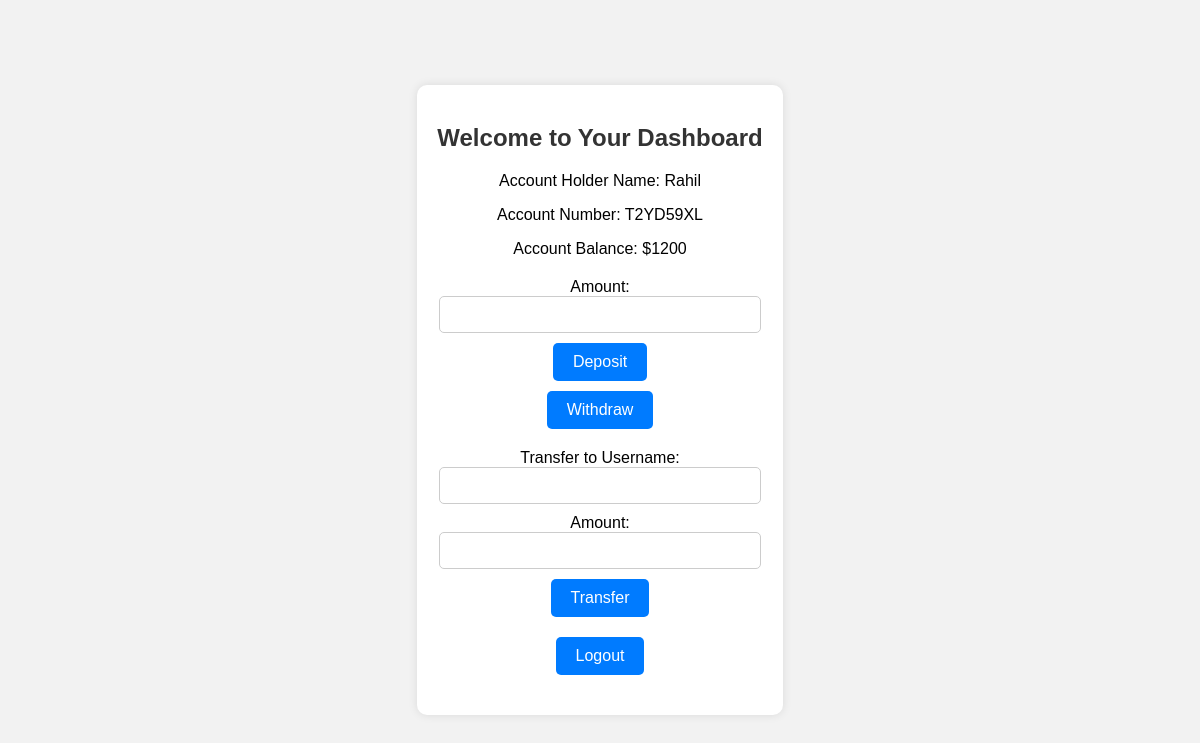
The page /dashboard (signed in) on the database as committed earlier.
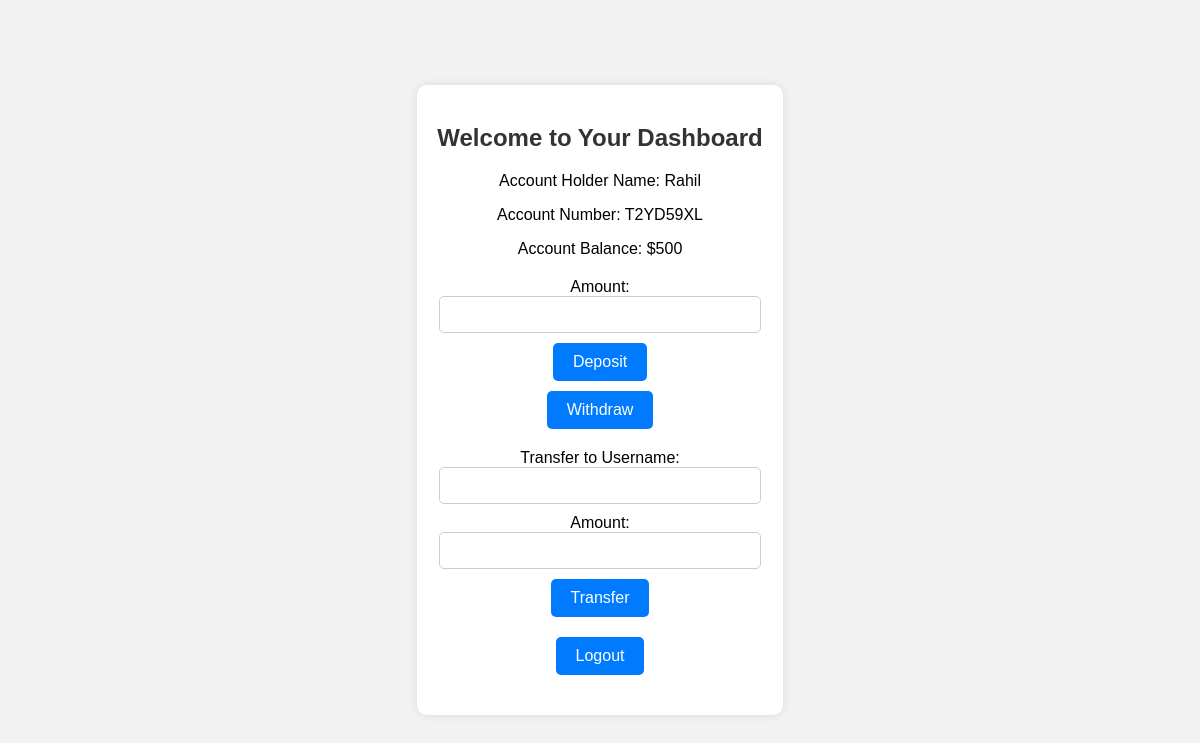
The same page on the database as committed later.
### tables this page shows
CREATE TABLE users(
                    id INTEGER PRIMARY KEY AUTOINCREMENT,
                    username TEXT UNIQUE NOT NULL,
                    password TEXT NOT NULL,
                    account_number TEXT UNIQUE NOT NULL,
                    balance NUMERIC DEFAULT 0);

### app.py (the view, shortened to what this page needs)
@app.route("/dashboard", methods = ["GET", "POST"])
def dashboard():
    user_id = session.get("user_id")
    if user_id == None:
        redirect ("/")
    user = db.execute("SELECT * FROM users WHERE id = ?", user_id)[0]
    return render_template("dashboard.html", user = user)

### templates/dashboard.html (shortened to what this page needs)
<!DOCTYPE html>
<html lang="en">
<head>
</head>
<body>
    <div class="container">
        <h2>Welcome to Your Dashboard</h2>
        <div class="info-container">
            <p>Account Holder Name: {{ user.username }}</p>
            <p>Account Number: {{ user.account_number }}</p>
            <p>Account Balance: ${{ user.balance }}</p>
        </div>
        <form action="/dashboard" method="post">
            <label for="amount">Amount:</label>
            <input type="number" id="amount" name="amount" required>
            <button type="submit" name="action" value="deposit">Deposit</button>
            <button type="submit" name="action" value="withdraw">Withdraw</button>
        </form>
        <form action="/dashboard" method="post">
            <label for="to_username">Transfer to Username:</label>
            <input type="text" id="to_username" name="to_username" required>
            <label for="transfer_amount">Amount:</label>
            <input type="number" id="transfer_amount" name="transfer_amount" required>
            <button type="submit" name="action" value="transfer">Transfer</button>
        </form>
        <form action="/logout" method="post">
            <button type="submit">Logout</button>
        </form>
    </div>
</body>
</html>

Rows that differ between the two databases and show on the page:
changed users "Rahil": balance "1200" → "500"
